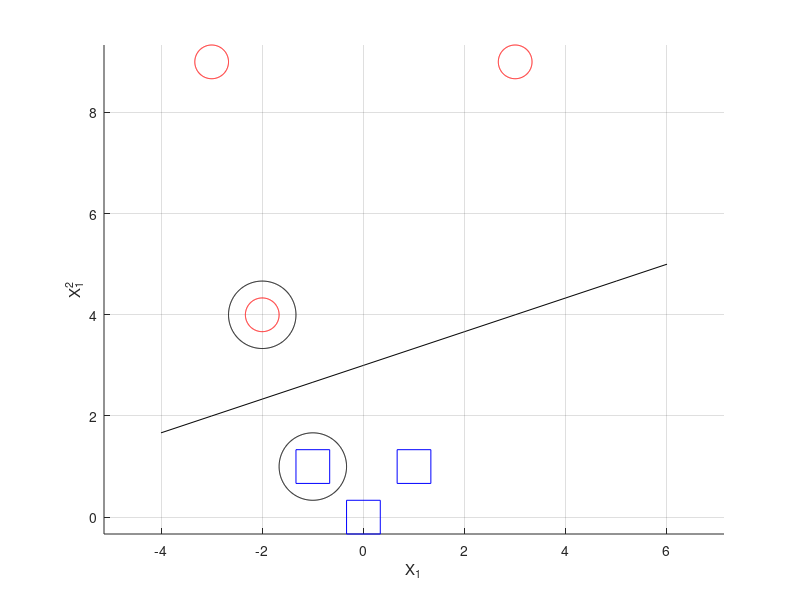
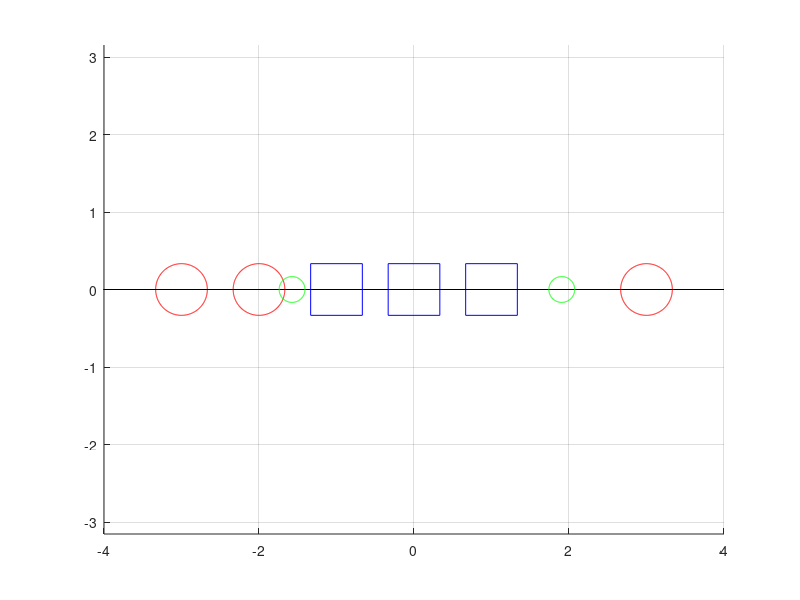

Source code (MATLAB) for these figures, in order:
theta=linspace(0,2*pi,360);
radius = 1/3;
circle_x = radius*cos(theta);
circle_y = radius*sin(theta);

X_circles=[-3 -2 3];
X_squares=[-1 0 1];

X2_circles = X_circles.^2;
X2_squares = X_squares.^2;

figure(1)
clf
hold on
grid on
axis equal
ylabel('X_1^2')
xlabel('X_1')
% plot circles
for i = 1:length(X_circles)
    plot(circle_x+X_circles(i),circle_y+X2_circles(i),'r-')
end

% plot squares
scale = 1/3;
square_x = scale*[1 -1 -1 1 1];
square_y = scale*[1 1 -1 -1 1];
for i = 1:length(X_squares)
    plot(square_x+X_squares(i),square_y+X2_squares(i),'b-')
end

% plot dividing line
vector = [-2 4]-[-1 1];
midpoint = vector/2+[-1 1];
slope = -vector(1)/vector(2);
x=-4:6;
y=slope*(x-midpoint(1))+midpoint(2);
plot(x,y,'k-')

% circle the support vectors
plot(circle_x*2-2, circle_y*2+4,'k-')
plot(circle_x*2-1, circle_y*2+1,'k-')

figure(2)
clf
hold on
grid on
axis equal
for i = 1:length(X_circles)
    plot(circle_x+X_circles(i),circle_y,'r-')
end
for i = 1:length(X_squares)
    plot(square_x+X_squares(i),square_y,'b-')
end
plot([-4 4],[0 0],'k-')
plot(circle_x*0.5+((1/3)+sqrt(1/9+12))/2,circle_y*0.5,'g-')
plot(circle_x*0.5+((1/3)-sqrt(1/9+12))/2,circle_y*0.5,'g-')